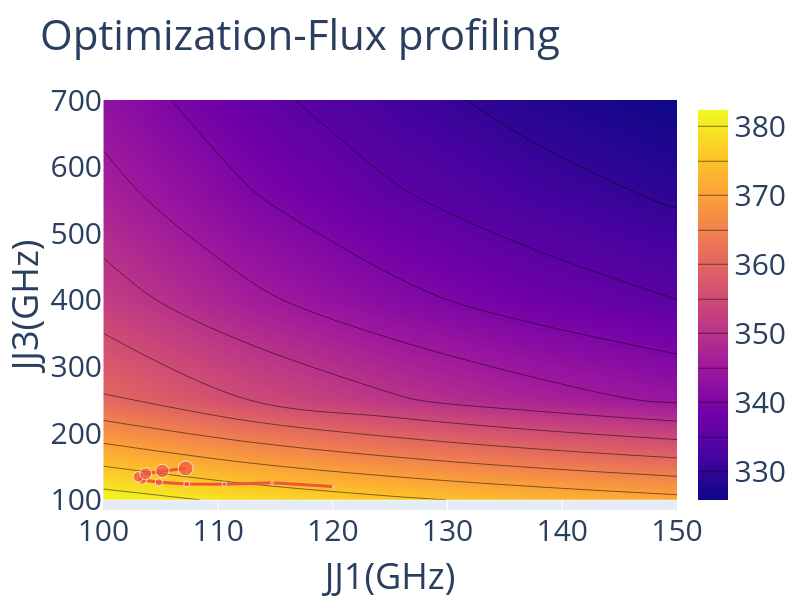

The notebook cell this image was saved under:
### Code cell
path = {'Adam':dCircuit[['JJ1','JJ3']].to_numpy()}
plotOptimization(Loss,JJ1,JJ3,path,'Optimization-Flux profiling','JJ1(GHz)','JJ3(GHz)',export='pdf',size=(600,800))

### Figure 1 — Plotly figure (JSON) as saved in the notebook; plotly's stock layout.template omitted (floating-point values rounded to 4 significant figures)
{"data": [{"contours": {"coloring": "heatmap"}, "name": "loss", "type": "contour", "x": [100.0, 112.5, 125.0, 137.5, 150.0], "y": [100.0, 250.0, 400.0, 550.0, 700.0], "z": [[382.4, 378.9, 375.9, 373.5, 371.4], [360.5, 355.0, 350.7, 347.1, 344.2], [352.2, 346.2, 341.5, 337.8, 335.0], [346.9, 340.6, 335.8, 332.2, 329.5], [343.0, 336.6, 331.8, 328.4, 325.8]]}, {"line": {"width": 3}, "marker": {"size": [0.0, 1.5, 3.0, 4.5, 6.0, 7.5, 9.0, 10.5, 12.0, 13.5, 15.0]}, "mode": "lines+markers", "name": "Adam", "type": "scatter", "x": [120.0, 120.0, 114.7, 110.5, 107.3, 104.8, 103.4, 103.0, 103.7, 105.1, 107.2], "y": [120.0, 120.0, 125.5, 123.5, 123.6, 126.2, 130.1, 134.5, 139.1, 143.3, 147.1]}], "layout": {"font": {"size": 30}, "height": 600, "legend": {"bgcolor": "rgba(0,0,0,.05)", "x": 0.99, "xanchor": "right", "y": 0.99, "yanchor": "top"}, "margin": {"r": 10, "t": 100}, "showlegend": false, "title": {"text": "Optimization-Flux profiling"}, "width": 800, "xaxis": {"title": {"text": "JJ1(GHz)"}}, "yaxis": {"title": {"text": "JJ3(GHz)"}}}}
